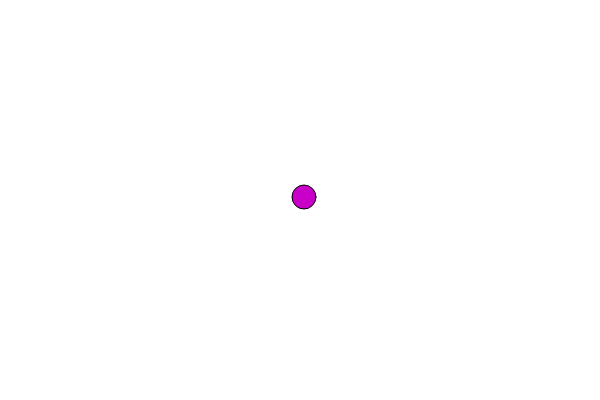
Frame 1 (no input)
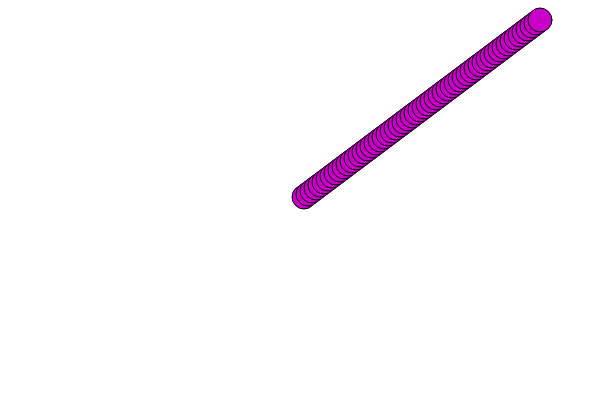
Frame 60 (no input)
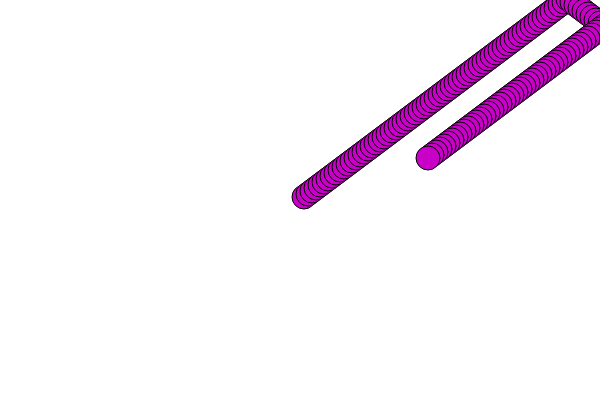
Frame 120 (the mouse pressed at the canvas centre since frame 60)

The p5.js sketch that drew these frames (run headless with seeded random() and noise() and a simulated clock; from frame 60 on, the mouse is pressed at the canvas centre):

// p5.js sketch
// ── sketch.js
var ball = {
  x: 300,
  y: 200,
  xspeed: 4,
  yspeed: -3
};

function setup() {
  createCanvas(600, 400);
}

function draw() {
  // background(0);
  move();
  bounce();
  display();
}

function bounce() {
  if (ball.x > width || ball.x < 0) {
    ball.xspeed = ball.xspeed * -1;
  }

  if (ball.y > height || ball.y < 0) {
    ball.yspeed = ball.yspeed * -1;
  }
}

function display() {
  // stroke(255);
  // strokeWeight(4);
  fill(200, 0, 200);
  ellipse(ball.x, ball.y, 24, 24);
}

function move() {
  ball.x = ball.x + ball.xspeed;
  ball.y = ball.y + ball.yspeed;
}

// Function Basics
// Code! Programming with p5.js
// The Coding Train / Daniel Shiffman
// https://thecodingtrain.com/beginners/p5js/5.1-function-basics.html
// https://youtu.be/wRHAitGzBrg
// https://editor.p5js.org/codingtrain/sketches/omHOuJY1
